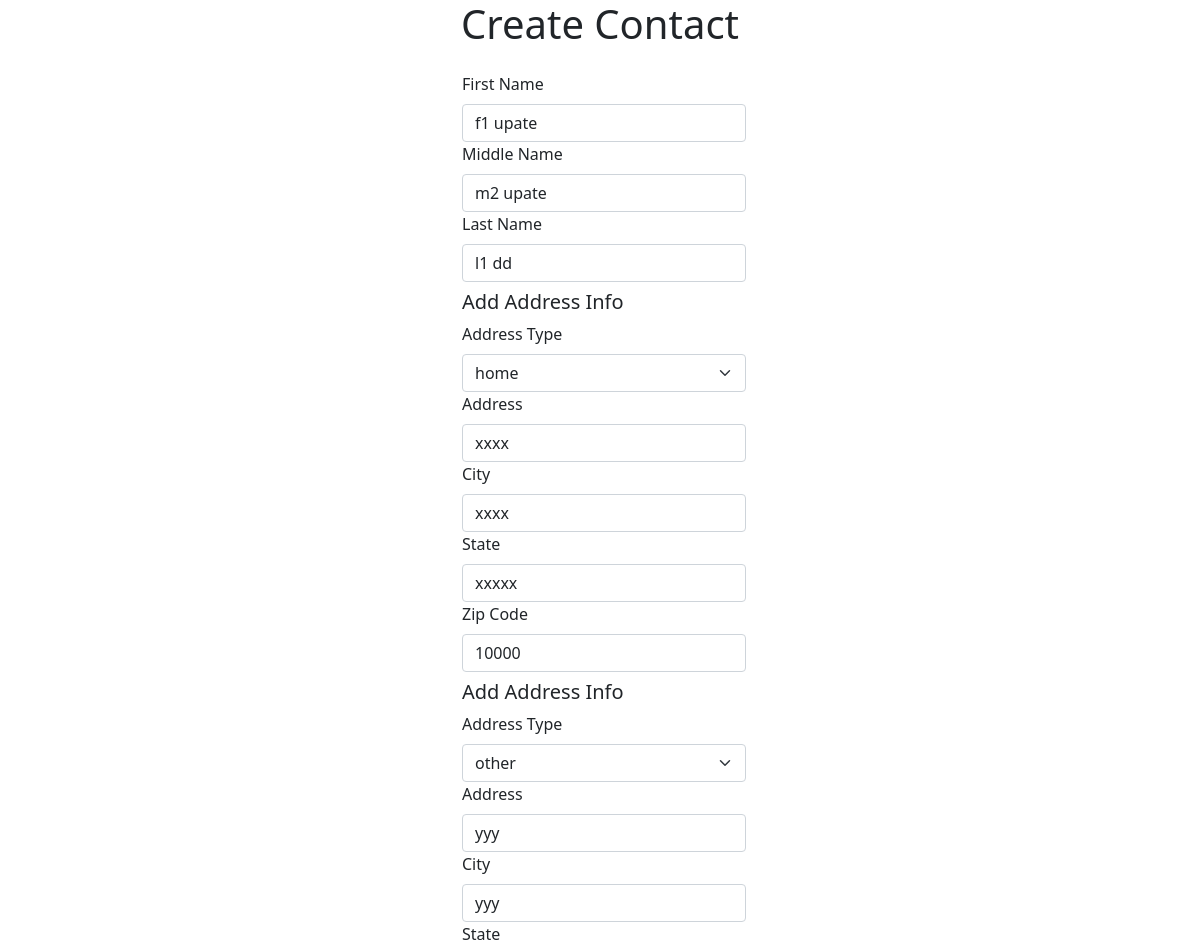
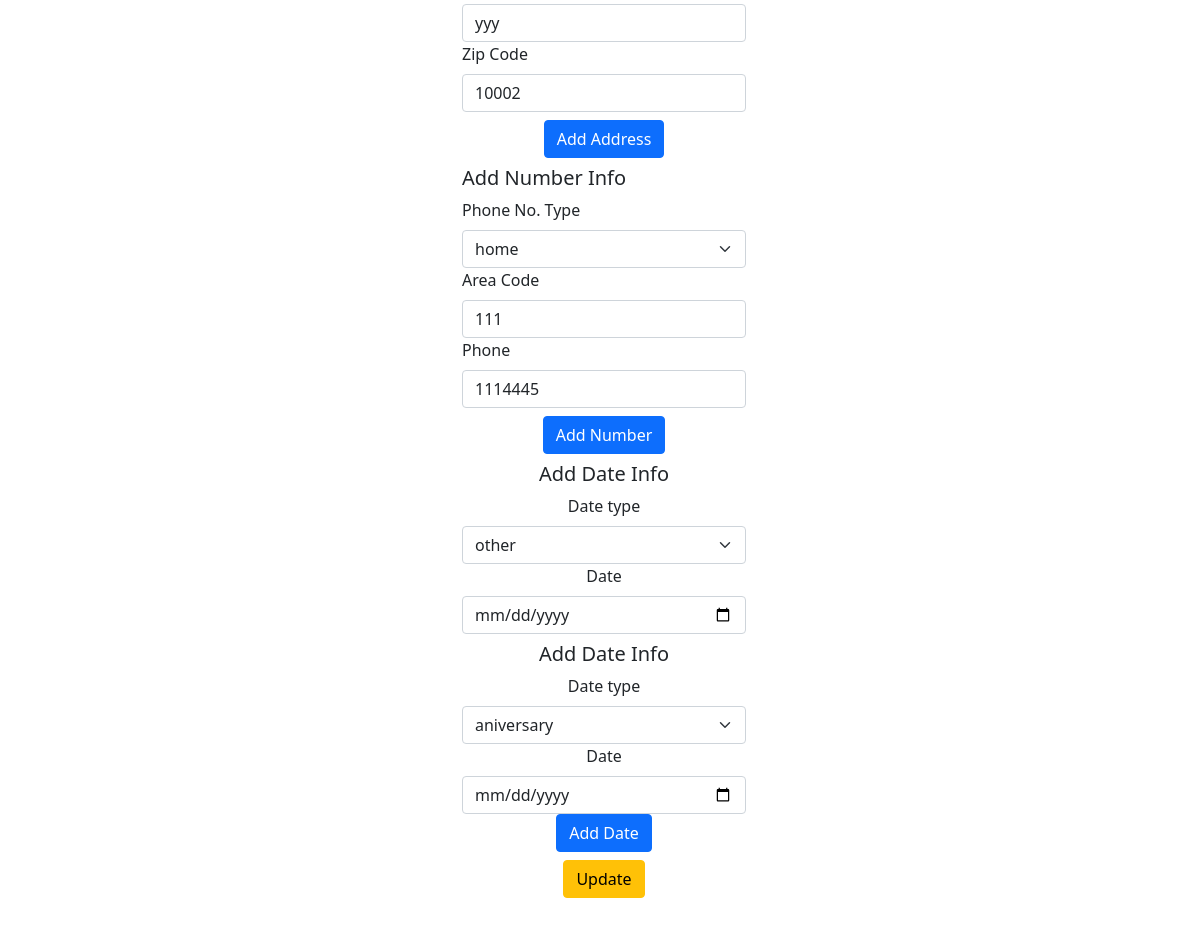
/edit/92/, run on the app's committed database (2 pictures, top to bottom).
### crudapp/models.py (models this page shows)
class Contact(models.Model):
    fname = models.CharField(max_length=120)
    mname = models.CharField(max_length=120,blank=True,null=True)
    lname = models.CharField(max_length=120)
    class Meta:
        db_table = 'contact'

class Address(models.Model):
    address_choice = [
    ('home', 'home'),
    ('work', 'work'),
    ('other', 'other')
    ]
    contact = models.ForeignKey(Contact, on_delete=models.CASCADE, related_name='addresscontact')
    address_type = models.CharField(choices=address_choice,blank=True, null=True,max_length=20)
    address = models.CharField(max_length=500,blank=True, null=True)
    city = models.CharField(max_length=120,blank=True, null=True)
    state = models.CharField(max_length=20,blank=True, null=True)
    zipcode = models.IntegerField(max_length=5,validators=[MinValueValidator(10000),MaxValueValidator(99999)],null=True,blank=True)
    class Meta:
        db_table = "address"

class Phone(models.Model):
    phone_choices = [
    ('home', 'home'),
    ('work', 'work'),
    ('other', 'other')
    ]
    contact= models.ForeignKey(Contact, on_delete=models.CASCADE, related_name='phonecontact')
    phone_type = models.CharField(choices=phone_choices,null=True,max_length=20)
    area_code = models.BigIntegerField(validators=[MinValueValidator(100),MaxValueValidator(999)],blank=True, null=True)
    number = models.BigIntegerField(validators=[MinValueValidator(1000000),MaxValueValidator(9999999)],blank=True, null=True)
    class Meta:
        db_table ="phone"

class Date(models.Model):
    date_choices = [
    ('birthday', 'birthday'),
    ('aniversary', 'aniversary'),
    ('other', 'other')
    ]
    contact = models.ForeignKey(Contact, on_delete=models.CASCADE, related_name='datecontact')
    date_type = models.CharField(choices = date_choices,null=True,max_length=20)
    date = models.DateField(null=True)
    class Meta:
        db_table ="date"

### crudapp/views.py (the view, shortened to what this page needs)
# urls.py: path('edit/<int:pk>/', views.updateView.as_view(), name='editView'),
class updateView(View):
    def get(self,request,pk):
        address = Address.objects.filter(contact=pk)
        contact = Contact.objects.get(pk=pk)
        phone = Phone.objects.filter(contact=pk)
        date = Date.objects.filter(contact=pk)
        context ={
                'cform':contact,
                'aform':address,
                'pform':phone,
                'dform':date,
            }
        return render(request,'update.html',context)

### crudapp/templates/update.html (shortened to what this page needs)
<!DOCTYPE html>
<html lang="en">
<head>
    <link href="https://cdn.jsdelivr.net/npm/bootstrap@5.1.3/dist/css/bootstrap.min.css" rel="stylesheet"
 />
</head>
<body>
    <div class="container">
        <div class="row justify-content-center">
            <h1 style="text-align: center">Create Contact</h1>
            <form class="g-3 mb-5 ms-2" style="width: 300px" method="POST">
                <div id="name_container">
                    <div class="">
                        <label class="form-label">First Name</label>
                        <input type="text" name="fname" maxlength="120" required="" id="id_fname" class="form-control"
                            value="{{cform.fname}}" />
                    </div>
                    <div class="">
                        <label class="form-label">Middle Name</label>
                        <input type="text" name="mname" maxlength="120" id="id_mname" class="form-control"
                            value="{{cform.mname}}" />
                    </div>
                    <div class="">
                        <label class="form-label">Last Name</label>
                        <input type="text" name="lname" maxlength="120" required="" id="id_lname" class="form-control"
                            value="{{cform.lname}}" />
                    </div>
                </div>
                <div id="address_for_loop">
                    {% for obj in aform %}
                    <h5 class="my-2">Add Address Info</h5>
                    <div class="">
                        <label class="form-label">Address Type</label>
                        <select class="form-select" aria-label="Select" name="address_type" id="address_type">
                            <option value="{{obj.address_type}}" selected> {{obj.address_type}}</option>Select</option>
                        </select>
                    </div>
                    <div class="">
                        <label class="form-label">Address</label>
                        <input type="text" name="address" maxlength="120" id="id_street" class="form-control"
                            value="{{obj.address}}" placeholder="Enter street address" />
                    </div>
                    <div class="">
                        <label class="form-label">City</label>
                        <input type="text" name="city" maxlength="120" id="id_city" class="form-control"
                            value="{{obj.city}}" placeholder="Enter city" />
                    </div>
                    <div class="">
                        <label class="form-label">State</label>
                        <input type="text" name="state" maxlength="120" id="id_state" class="form-control"
                            value="{{obj.state}}" placeholder="Enter state" />
                    </div>
                    <div class="">
                        <label class="form-label">Zip Code</label>
                        <input type="number" name="zipcode" maxlength="120" id="zipcode" class="form-control" step="1"
                            min="10000" max="99999" value="{{obj.zipcode}}" placeholder="Enter zip code" />
                    </div>
                    {% endfor %}
                </div>
                <div class="my-2 text-center">
                    <button class="btn btn-primary" id="address_btn">
                        Add Address
                    </button>
                </div>
                <div id="number_for_loop">
                    {% for obj in pform %}
                    <h5 class="my-2">Add Number Info</h5>
                    <div class="">
                        <label class="form-label">Phone No. Type</label>
                        <select class="form-select" aria-label="Select" name="phone_type" id="phone_type">
                            <option value="{{obj.phone_type}}" selected>{{obj.phone_type}}</option>Select</option>
                        </select>
                    </div>
                    <div class="">
                        <label class="form-label">Area Code</label>
                        <input type="number" name="area_code" maxlength="120" id="area_code" class="form-control"
                            step="1" value="{{obj.area_code}}" min="100" max="999" />
                    </div>
                    <div class="">
                        <label class="form-label">Phone</label>
                        <input type="number" class="form-control" id="phone" name="phone" placeholder="Enter Phone"
                            pattern="[0-9]{7}" value="{{obj.number}}">
                    </div>
                    {% endfor %}
                </div>
                <div class="my-2 text-center">
                    <div class="my-2 text-center">
                        <button class="btn btn-primary" id="number_btn">Add Number</button>
                    </div>
                    <div id="date_for_loop">
                        {% for obj in dform %}
                        <h5 class="my-2">Add Date Info</h5>
                        <div class="">
                            <label class="form-label">Date type</label>
                            <select class="form-select" aria-label="Default select example" id="date_type"
                                name="date_type">
                                <option value="{{obj.date_type}}" selected>{{obj.date_type}}</option>Select</option>
                            </select>
                        </div>
                        <div class="">
                            <label class="form-label">Date</label> <br>
                            <input type="date" class="form-control" id="date" name="date" placeholder="Enter Date"
                            value="{{dform.date| date:"Y-m-d" }}">
                        </div>
                        {% endfor %}
                    </div>
                    <button class="btn btn-primary" id="date_btn">Add Date</button>
                </div>
                <div class="my-2 text-center">
                    <button type="submit" class="btn btn-warning">Update</button>
                </div>
            </form>
        </div>
    </div>
</body>
</html>

### data on the page
Contact: fname "f1 upate", mname "m2 upate", lname "l1 dd"
Address: address_type "home", address "xxxx", city "xxxx", state "xxxxx", zipcode "10000"
Address: address_type "other", address "yyy", city "yyy", state "yyy", zipcode "10002"
Phone: phone_type "home", area_code "111", phone "1114445"
Date: date_type "other"
Date: date_type "aniversary"
